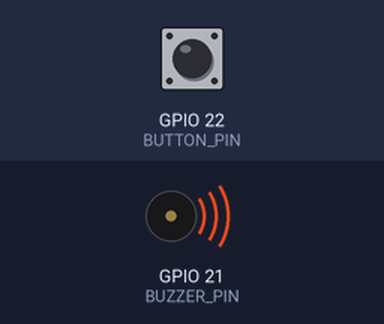
Bench run of a sketch on a simulated ESP32. Parts: buzzer (waves = sounding). Inputs (shaded band) come from the test bench; at power-on: GPIO 22 (BUTTON_PIN) HIGH.

Above: at 0.2 s.
At 7.32 s:
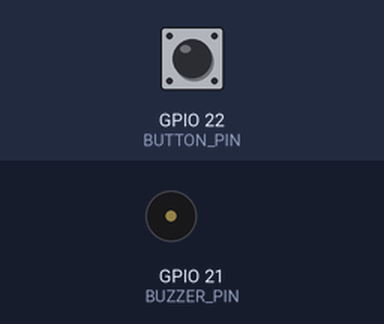
Timing chart, 0 to 7.6 s (numbered marks = the images above):
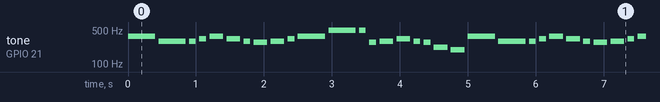

The sketch:

lab6.9.ino
```cpp
#define BUZZER_PIN 21
#define BUTTON_PIN 22

volatile int speedLevel = 2; // เริ่มต้นที่ระดับปกติ (0 = ช้ามาก, 4 = เร็วมาก)
const float speedFactors[5] = {2.0, 1.5, 1.0, 0.75, 0.5}; // ปรับตามระดับความเร็ว

// โน้ตของเพลง "Giorno's Theme - JoJo's Bizarre Adventure"
int melody[] = {
    370, 294, 294, 330, // F# D D E
    370, 330, 294, 277, // F E D Db
    294, 330, 370, 494, // D E F# B
    494, 277, 294, 330, // B(lower) Db D E
    294, 277, 220, 196, // D Db A G
    370, 294, 294, 330, // F# D D E
    370, 330, 294, 277, // F E D Db
    294, 330, 370, 494, // D E F# B
    494, 277, 294, 392, // B Db(higher) D(higher) G
    370, 349, 294, 330 // F# F D(higher) E(higher)
};

int noteDurations[] = {
    400, 400, 100, 100,
    200, 200, 100, 200,
    200, 100, 400, 400,
    100, 100, 200, 200,
    100, 100, 200, 200,
    400, 400, 100, 100,
    200, 200, 100, 200,
    200, 100, 400, 400,
    100, 100, 200, 200
};

void IRAM_ATTR handleButton() {
    speedLevel = (speedLevel + 1) % 5; // วนลูประดับความเร็ว 0-4
}

void setup() {
    pinMode(BUZZER_PIN, OUTPUT);
    pinMode(BUTTON_PIN, INPUT_PULLUP);
    attachInterrupt(BUTTON_PIN, handleButton, FALLING);
}

void loop() {
    for (int i = 0; i < sizeof(melody) / sizeof(melody[0]); i++) {
        int adjustedDuration = noteDurations[i] * speedFactors[speedLevel];
        tone(BUZZER_PIN, melody[i]);
        delay(adjustedDuration);
        noTone(BUZZER_PIN);
        delay(50 * speedFactors[speedLevel]);
    }
    delay(2000 * speedFactors[speedLevel]);
}
```

Measured:
- by itself, tone on GPIO 21 (BUZZER_PIN): plays 370 Hz for 0.40 s, 294 Hz for 0.40 s, 294 Hz for 0.10 s, 330 Hz for 0.10 s, 370 Hz for 0.20 s, 330 Hz for 0.20 s … (415 notes in this stretch)
